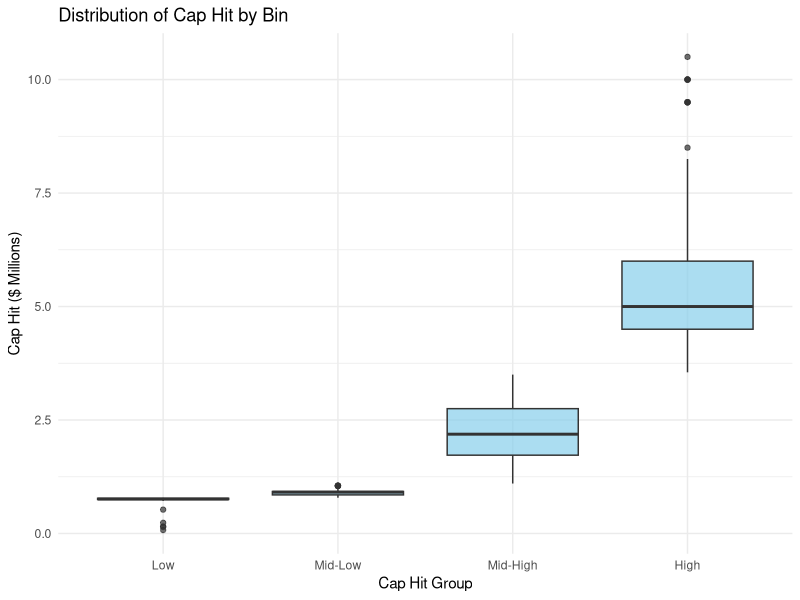
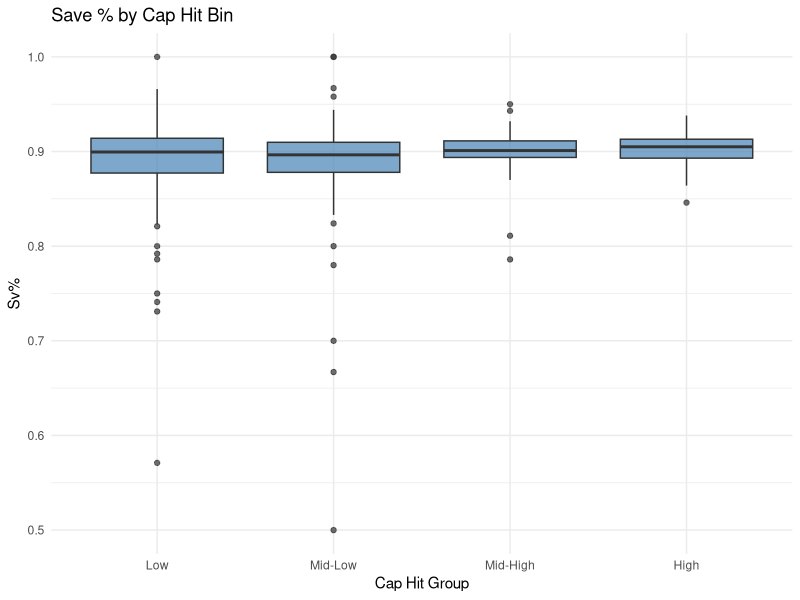
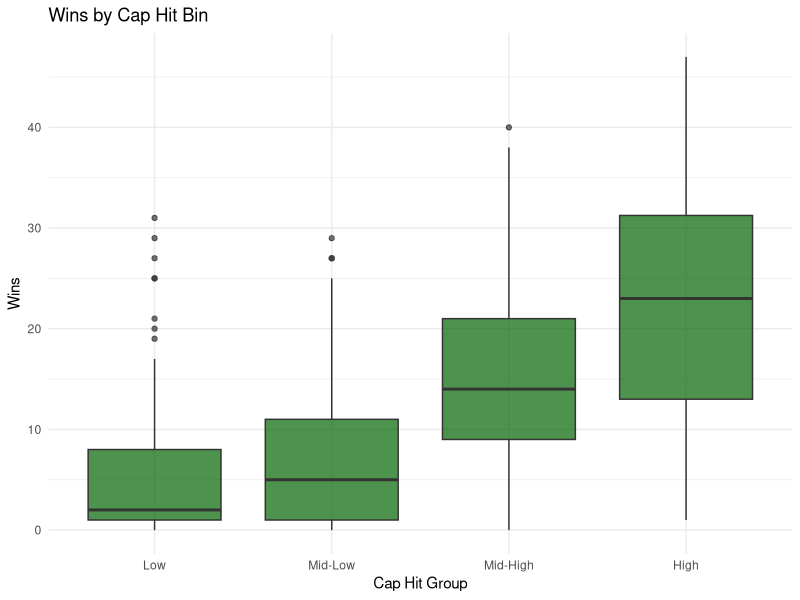
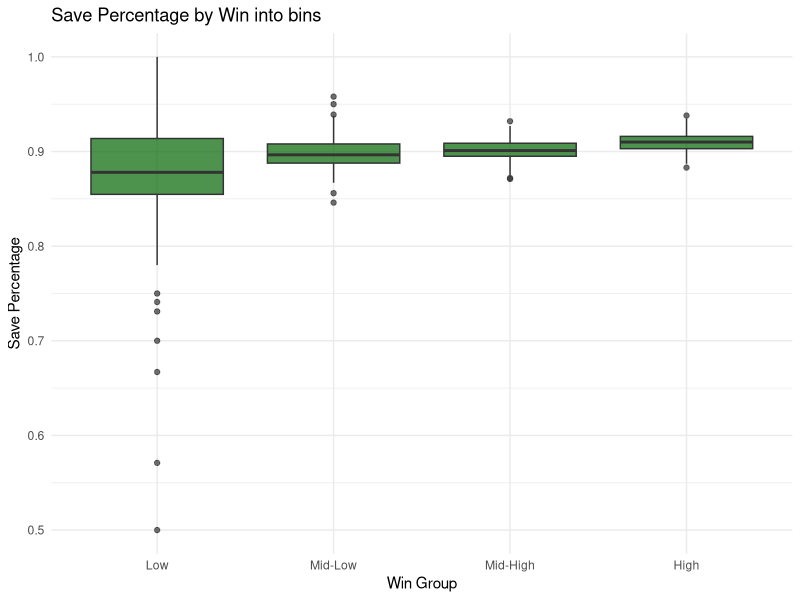
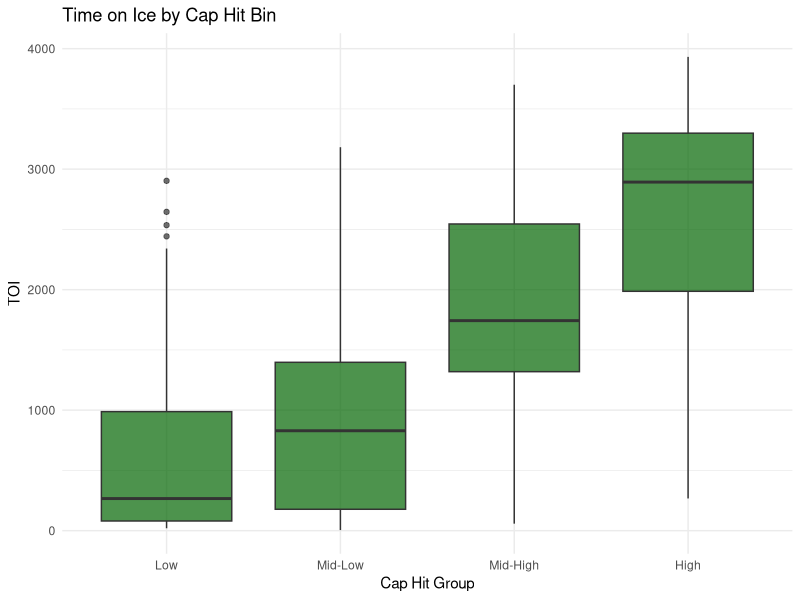
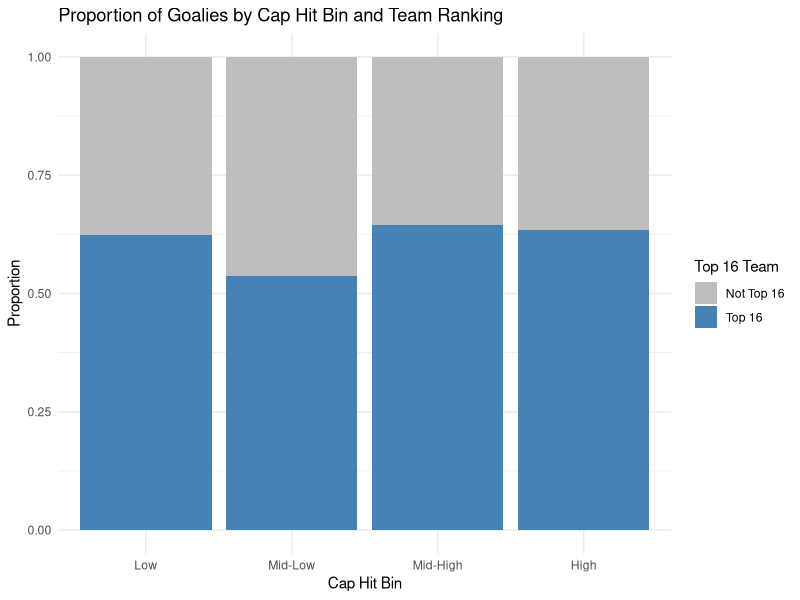
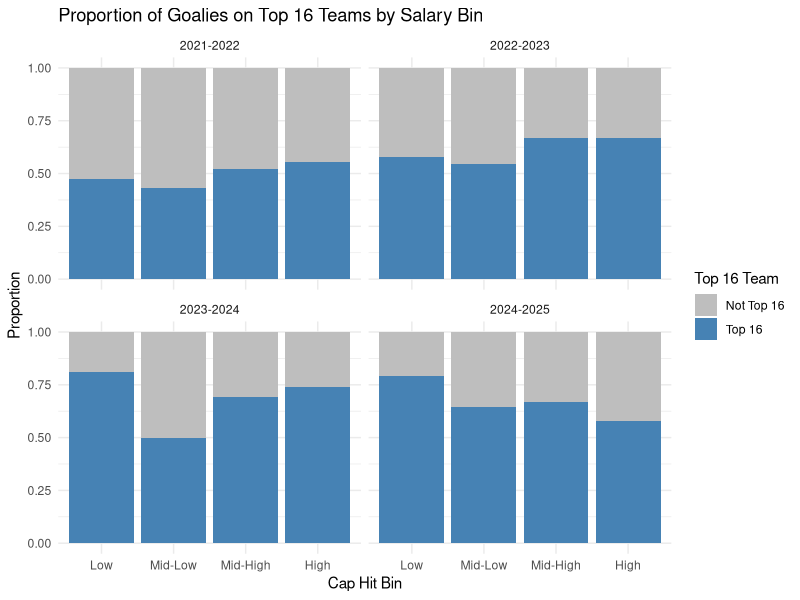
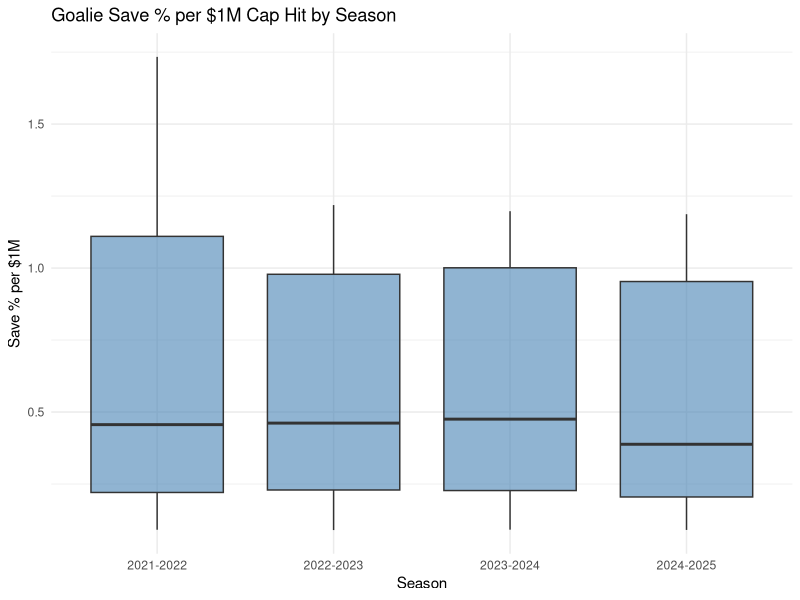

Reproduce these figures in R, in order.
## ---- chunk 1
library(tidyverse)
library(lubridate)
library(ggplot2)
library(gridExtra)
library(dplyr)
library(stringr)
library(broom)
library(purrr)
library(readr)
library(car)
library(lmtest)
library(sandwich)
library(broom)
goalies = read.csv("Complete_Combined_Goalie_Stats_2021_to_2025.csv") # Read in full data set

team_results = read.csv("Combined_Team_Results_2021_to_2025.csv") # Read in team results data set

goalies <- goalies %>%

  mutate(Cap_Hit = as.numeric(gsub("[^0-9]", "", `CapHit`)) / 1e6) #Remove non-numeric characters&convert Cap Hit (millions)

goalies <- goalies %>%

  mutate(Sv_percent = as.numeric(gsub("[^0-9\\.]", "", `Svpercent`))) # Convert Sv% column to numeric

goalies <- goalies %>%

  mutate(TOI_minutes = sapply(strsplit(TOI, ":"), function(x) as.numeric(x[1]) + as.numeric(x[2]) / 60)) # Convert TOI from HH:MM format to total minutes

goalies <- goalies %>%

  filter(!is.na(Cap_Hit), Cap_Hit > 0,

         #!is.na(TOI_minutes), TOI_minutes > 0

         !Player_Name %in% c("Thomas Hodges", "Matt Berlin", "Jett Alexander")) # Filter out goalies with 0 or NA Cap_Hit or TOI_minutes and the three EBUG


goalies <- goalies %>%

  mutate(SA = as.integer(gsub(",", "", SA)))  # Remove commas and convert to integer

goalies <- goalies %>%

  mutate(SA = as.integer(SA))

goalies <- goalies %>%

  mutate(Svs = as.integer(gsub(",", "", Svs)))  # Remove commas and convert to integer

goalies <- goalies %>%

  mutate(Svs = as.integer(Svs))

## ---- chunk 2

quantiles <- quantile(goalies$Cap_Hit, probs = seq(0, 1, 0.25), na.rm = TRUE)

cap_hit_quartiles <- quantile(goalies$Cap_Hit, probs = seq(0, 1, 0.25), na.rm = TRUE)

q0  <- cap_hit_quartiles[1]  # Minimum

q1  <- cap_hit_quartiles[2]  # 25th percentile

q2  <- cap_hit_quartiles[3]  # Median

q3  <- cap_hit_quartiles[4]  # 75th percentile

q4  <- cap_hit_quartiles[5]  # Maximum


## ---- chunk 3

goalies <- goalies %>%

  mutate(Cap_Hit_Bin = cut(Cap_Hit, 

                           breaks = quantile(Cap_Hit, probs = seq(0, 1, 0.25), na.rm = TRUE),

                           include.lowest = TRUE,

                           labels = c("Low", "Mid-Low", "Mid-High", "High")))

goalies <- goalies %>%

  mutate(Wins_Bin = cut(Wins,

                        breaks = quantile(Wins, probs = seq(0, 1, 0.25), na.rm = TRUE),

                        include.lowest = TRUE,

                        labels = c("Low", "Mid-Low", "Mid-High", "High")))

plot1 <- ggplot(goalies, aes(x = Cap_Hit_Bin, y = Cap_Hit)) +

  geom_boxplot(fill = "skyblue", alpha = 0.7) +

  labs(

    title = "Distribution of Cap Hit by Bin",

    x = "Cap Hit Group",

    y = "Cap Hit ($ Millions)"

  ) +

  theme_minimal()

plot2 <- ggplot(goalies, aes(x = Cap_Hit_Bin, y = Sv_percent)) +

  geom_boxplot(fill = "steelblue", alpha = 0.7) +

  labs(title = "Save % by Cap Hit Bin", x = "Cap Hit Group", y = "Sv%") +

  theme_minimal()

plot3 <- ggplot(goalies, aes(x = Cap_Hit_Bin, y = Wins)) +

  geom_boxplot(fill = "darkgreen", alpha = 0.7) +

  labs(title = "Wins by Cap Hit Bin", x = "Cap Hit Group", y = "Wins") +

  theme_minimal()

plot4 <- ggplot(goalies, aes(x = Wins_Bin, y = Svpercent)) +

  geom_boxplot(fill = "darkgreen", alpha = 0.7) +

  labs(

    title = "Save Percentage by Win into bins", x = "Win Group", y = "Save Percentage") +

  theme_minimal()

plot5 <- ggplot(goalies, aes(x = Cap_Hit_Bin, y = TOI_minutes)) +

  geom_boxplot(fill = "darkgreen", alpha = 0.7) +

  labs(title = "Time on Ice by Cap Hit Bin", x = "Cap Hit Group", y = "TOI") +

  theme_minimal()

plot1

#grid.arrange(plot1, plot2, plot3, ncol = 1, nrow = 3) # Plots
## ---- chunk 4

plot2
## ---- chunk 5

plot3
## ---- chunk 6

wins_quartiles <- quantile(goalies$Wins, probs = seq(0, 1, 0.25), na.rm = TRUE)

# Assign each quantile to a variable

q0_wins <- wins_quartiles[1]  # Minimum

q1_wins <- wins_quartiles[2]  # 25th percentile (Q1)

q2_wins <- wins_quartiles[3]  # Median (Q2)

q3_wins <- wins_quartiles[4]  # 75th percentile (Q3)

q4_wins <- wins_quartiles[5]  # Maximum

plot4
## ---- chunk 7

plot5
## ---- chunk 8

goalies_combined <- goalies %>%

  left_join(team_results, by = c("Team", "Season"))

cap_breaks <- quantile(goalies_combined$Cap_Hit, probs = seq(0, 1, 0.25), na.rm = TRUE)

goalies_combined <- goalies_combined %>%

  mutate(Cap_Hit_Bin = cut(Cap_Hit, 

                           breaks = cap_breaks,

                           include.lowest = TRUE,

                           labels = c("Low", "Mid-Low", "Mid-High", "High")))


team_goalie_caps <- goalies_combined %>%

  group_by(Team, Season) %>%

  summarise(

    Total_Goalie_Cap = sum(Cap_Hit, na.rm = TRUE),

    Avg_Goalie_Cap = mean(Cap_Hit, na.rm = TRUE),

    .groups = "drop"

  )

team_wins <- goalies_combined %>%

  dplyr::select(Team, Season, Wins = P.y) %>%

  distinct()

team_model_data <- team_goalie_caps %>%

  left_join(team_wins, by = c("Team", "Season"))

cup_winners <- tibble::tibble(

  Season = c("2021-2022", "2022-2023", "2023-2024", "2024-2025"),

  Team = c("COL", "VGK", "FLA", "FLA")

)

team_model_data <- team_model_data %>%

  left_join(cup_winners %>% mutate(Cup_Winner = TRUE), by = c("Team", "Season")) %>%

  mutate(

    Cup_Winner = ifelse(is.na(Cup_Winner), FALSE, Cup_Winner),

    Label = ifelse(Cup_Winner, paste0(Team, " (", substr(Season, 6, 9), ")"), NA)

  )

goalies_combined <- goalies_combined %>%

  group_by(Season) %>%

  mutate(Rank = dense_rank(desc(P.y))) %>%

  ungroup()

goalies_combined <- goalies_combined %>%

  mutate(Top16 = ifelse(Rank <= 16, 1, 0))  # 1 = Top 16 team

summary_table <- goalies_combined %>%

  group_by(Season, Cap_Hit_Bin, Top16) %>%

  summarise(

    Num_Goalies = n(),

    Avg_SvPct = mean(Sv_percent, na.rm = TRUE),

    Avg_Wins = mean(Wins, na.rm = TRUE),

    .groups = "drop"

  ) %>%

  arrange(Season, Cap_Hit_Bin, desc(Top16))

team_model_data <- team_model_data %>%

  left_join(

    goalies_combined %>% select(Team, Season, Top16) %>% distinct(),

    by = c("Team", "Season")

  )

goalies_combined %>%

  group_by(Cap_Hit_Bin, Top16) %>%

  summarise(n = n(), .groups = "drop") %>%

  mutate(percent = n / sum(n)) %>%

  ggplot(aes(x = Cap_Hit_Bin, y = percent, fill = as.factor(Top16))) +

  geom_bar(stat = "identity", position = "fill") +

  scale_fill_manual(values = c("gray", "steelblue"), labels = c("Not Top 16", "Top 16")) +

  labs(title = "Proportion of Goalies by Cap Hit Bin and Team Ranking",

       x = "Cap Hit Bin", y = "Proportion", fill = "Top 16 Team") +

  theme_minimal()
## ---- chunk 9

goalies_combined %>%

  group_by(Season, Cap_Hit_Bin, Top16) %>%

  summarise(n = n(), .groups = "drop") %>%

  group_by(Season, Cap_Hit_Bin) %>%

  mutate(percent = n / sum(n)) %>%

  ggplot(aes(x = Cap_Hit_Bin, y = percent, fill = as.factor(Top16))) +

  geom_bar(stat = "identity", position = "fill") +

  facet_wrap(~Season) +

  scale_fill_manual(values = c("gray", "steelblue"), labels = c("Not Top 16", "Top 16")) +

  labs(

    title = "Proportion of Goalies on Top 16 Teams by Salary Bin",

    x = "Cap Hit Bin", y = "Proportion", fill = "Top 16 Team"

  ) +

  theme_minimal()
## ---- chunk 10

goalies <- goalies %>%

  mutate(

    SvPct_per_M = Sv_percent / Cap_Hit,

    Wins_per_M = Wins / Cap_Hit,

    SO_per_M = SO / Cap_Hit

  )

goalies_roi <- goalies %>%

  filter(TOI_minutes > 300, Cap_Hit > 0.5)


ggplot(goalies_roi, aes(x = Season, y = SvPct_per_M)) +

  geom_boxplot(fill = "steelblue", alpha = 0.6) +

  labs(

    title = "Goalie Save % per $1M Cap Hit by Season",

    x = "Season",

    y = "Save % per $1M"

  ) +

  theme_minimal()
## ---- chunk 11

ggplot(goalies, aes(x = Sv_percent)) +

  geom_histogram(aes(y = ..density..), bins = 30, fill = "steelblue", alpha = 0.6) +

  geom_density(color = "darkred", linewidth = 1) +

  labs(

    title = "Distribution of Save Percentage",

    x = "Sv%",

    y = "Density"

  ) +

  theme_minimal()
## ---- chunk 12

ggplot(goalies, aes(x = Wins)) +

  geom_histogram(aes(y = ..density..), bins = 30, fill = "steelblue", alpha = 0.6) +

  geom_density(color = "darkred", linewidth = 1) +

  labs(

    title = "Distribution of Wins",

    x = "Wins",

    y = "Density"

  ) +

  theme_minimal()
## ---- chunk 13

ggplot(goalies, aes(x = TOI_minutes)) +

  geom_histogram(aes(y = ..density..), bins = 30, fill = "steelblue", alpha = 0.6) +

  geom_density(color = "darkred", linewidth = 1) +

  labs(

    title = "Distribution of Time on Ice",

    x = "TOI",

    y = "Density"

  ) +

  theme_minimal()
## ---- chunk 14

goalies <- goalies %>%

  mutate(

    Wins_per_M = Wins/Cap_Hit,

    SvPct_per_M = Sv_percent/Cap_Hit,

    SO_per_M = SO/Cap_Hit

  )

plot6 = ggplot(goalies, aes(x = Sv_percent, y = Wins_per_M)) +

  geom_point(aes(size = TOI_minutes, color = Cap_Hit)) +

  scale_color_viridis_c() +

  labs(title = "Wins per $1M vs. Save %", x = "Save %", y = "Wins per $1M Cap Hit") +

  theme_minimal()

plot7 = ggplot(goalies, aes(x = Sv_percent, y = Cap_Hit)) +

  geom_point(aes(size = TOI_minutes), alpha = 0.6) +

  geom_smooth(method = "lm", se = FALSE, color = "blue") +

  labs(

    title = "Cap Hit vs. Save %",

    x = "Save %",

    y = "Cap Hit ($M)",

    size = "TOI"  # Change legend title for point size

  ) +

  theme_minimal()

plot6

#grid.arrange(plot3, plot4, ncol = 1, nrow = 2) # Plots
## ---- chunk 15

plot7
## ---- chunk 16

model_sv <- lm(Sv_percent ~ Cap_Hit, data = goalies)

summary(model_sv)
## ---- chunk 17

ggplot(goalies, aes(x = Cap_Hit, y = Sv_percent)) +

  geom_point(alpha = 0.6, color = "steelblue", size = 3) +

  geom_smooth(method = "lm", se = TRUE, color = "darkred", linewidth = 1.2) +

  labs(

    title = "Regression: Cap Hit vs. Save Percentage",

    x = "Cap Hit ($ Millions)",

    y = "Sv%"

  ) +

  theme_minimal()
## ---- chunk 18

Wins_model <- lm(Wins ~ Cap_Hit, data = goalies)

summary(model_sv)
## ---- chunk 19

ggplot(goalies, aes(x = Cap_Hit, y = Wins)) +

  geom_point(alpha = 0.6, color = "steelblue", size = 3) +

  geom_smooth(method = "lm", se = TRUE, color = "darkred", linewidth = 1.2) +

  labs(

    title = "Regression: Cap Hit vs. Wins",

    x = "Cap Hit ($ Millions)",

    y = "Wins"

  ) +

  theme_minimal()

r2_caphit <- summary(Wins_model)$r.squared
## ---- chunk 20

toi_model <- lm(TOI_minutes ~ Cap_Hit, data = goalies)

summary(toi_model)


## ---- chunk 21

ggplot(goalies, aes(x = Cap_Hit, y = TOI_minutes)) +

  geom_point(alpha = 0.6, color = "steelblue", size = 3) +

  geom_smooth(method = "lm", se = TRUE, color = "darkred", linewidth = 1.2) +

  labs(

    title = "Regression: Cap Hit vs. TOI",

    x = "Cap Hit ($ Millions)",

    y = "TOI"

  ) +

  theme_minimal()

r3_caphit <- summary(toi_model)$r.squared


## ---- chunk 22

ggplot(team_model_data, aes(x = Total_Goalie_Cap, y = Wins, color = Cup_Winner)) +

  geom_point(size = 3) +

  geom_smooth(method = "lm", se = TRUE, color = "gray") +

  geom_text(

    data = filter(team_model_data, Cup_Winner == TRUE),

    aes(label = Label),

    vjust = -1, fontface = "bold", size = 4, color = "black"

  ) +

  scale_color_manual(values = c("FALSE" = "darkblue", "TRUE" = "gold"),

                     labels = c("No", "Yes"),

                     name = "Stanley Cup Winner") +

  labs(

    title = "Team Wins vs. Total Goalie Cap Hit",

    x = "Total Goalie Cap Hit (in Millions)",

    y = "Team Wins"

  ) +

  theme_minimal()
## ---- chunk 23

ggplot(team_model_data, aes(x = Total_Goalie_Cap, y = Wins, color = as.factor(Top16))) +

  geom_point(size = 3) +

  geom_smooth(method = "lm", se = TRUE, color = "gray") +

  geom_text(

    data = filter(team_model_data, Top16 == 1),

    aes(label = Label),

    vjust = -1, fontface = "bold", size = 3.5, color = "black"

  ) +

  scale_color_manual(

    values = c("0" = "darkblue", "1" = "orange"),

    labels = c("No", "Yes"),

    name = "Top 16 Team"

  ) +

  facet_wrap(~ Season) +

  labs(

    title = "Team Wins vs. Total Goalie Cap Hit by Season",

    x = "Total Goalie Cap Hit (in Millions)",

    y = "Team Wins"

  ) +

  theme_minimal()
## ---- chunk 24

team_model_data <- team_model_data %>%

  group_by(Season) %>%

  mutate(Rank = dense_rank(desc(Wins))) %>%

  ungroup()

goalie_perf_summary <- goalies_combined %>%

  group_by(Team, Season) %>%

  summarise(

    Avg_SvPct = mean(Sv_percent, na.rm = TRUE),

    Total_Goalie_Cap = sum(Cap_Hit, na.rm = TRUE),

    .groups = "drop"

  )

team_model_data <- team_model_data %>%

  left_join(goalie_perf_summary, by = c("Team", "Season"))

# Step 1: Load your data

df <- team_model_data

# Step 2: Identify duplicate base column names

x_cols <- names(df)[str_ends(names(df), "\\.x")]

y_cols <- names(df)[str_ends(names(df), "\\.y")]

# Get base names that have both .x and .y

base_names <- intersect(str_remove(x_cols, "\\.x"), str_remove(y_cols, "\\.y"))

# Step 3: Drop .y columns

df_clean <- df %>%

  dplyr::select(-all_of(paste0(base_names, ".y")))

# Step 4: Rename .x columns to base names

names(df_clean) <- str_replace(names(df_clean), "\\.x$", "")

team_model_data <- df_clean
## ---- chunk 25

# Define the salary cap by season

cap_by_season <- c(

  "2021-2022" = 81.5,

  "2022-2023" = 82.5,

  "2023-2024" = 83.5,

  "2024-2025" = 88.0

)

# Add Cap_Percent column: Cap_Hit / season cap

goalies <- goalies %>%

  mutate(

    Cap_Percent = Cap_Hit / cap_by_season[Season]

  )
## ---- chunk 26

model_caphit <- lm(Cap_Percent ~ Sv_percent + Wins + TOI_minutes, data = goalies)

summary(model_caphit)

coef_values <- coef(model_caphit)

intercept      <- coef_values["(Intercept)"]

beta_sv        <- coef_values["Sv_percent"]

beta_wins      <- coef_values["Wins"]

beta_toi       <- coef_values["TOI_minutes"]

b_sv_dollars <- beta_sv * 83875000

b_wins_dollars <- beta_wins * 83875000

b_toi_dollars <- beta_toi * 83875000

r2 <- summary(model_caphit)$r.squared
## ---- chunk 27

goalies$Predicted_Cap_Hit <- predict(model_caphit)

ggplot(goalies, aes(x = Predicted_Cap_Hit, y = Cap_Percent)) +

  geom_point(alpha = 0.6, color = "steelblue") +

  geom_abline(slope = 1, intercept = 0, color = "red", linetype = "solid") +

  labs(

    title = "Actual vs. Predicted Cap Hit Percentage",

    x = "Predicted Cap Hit %",

    y = "Actual Cap Hit %"

  ) +

  theme_minimal()
## ---- chunk 28

ggplot(goalies, aes(x = Sv_percent, y = Predicted_Cap_Hit)) +

  geom_point(alpha = 0.7, color = "darkgreen", size = 3) + 

  labs(

    title = "Actual Sv% vs. Predicted Cap Hit %",

    x = "Actual Sv%",

    y = "Predicted Cap %"

  ) +

  theme_minimal()
## ---- chunk 29

# Plot: Predicted vs. Actual Wins

ggplot(goalies, aes(x = Wins, y = Predicted_Cap_Hit)) +

  geom_point(alpha = 0.7, color = "darkgreen", size = 3) + 

  labs(

    title = "Actual Wins vs. Predicted Cap Hit %",

    x = "Actual Wins",

    y = "Predicted Cap %"

  ) +

  theme_minimal()
## ---- chunk 30

ggplot(goalies, aes(x = TOI_minutes, y = Predicted_Cap_Hit)) +

  geom_point(alpha = 0.7, color = "darkgreen", size = 3) + 

  labs(

    title = "Actual TOI vs. Predicted Cap Hit %",

    x = "Actual TOI",

    y = "Predicted Cap %"

  ) +

  theme_minimal()
## ---- chunk 31

vif_values <- vif(model_caphit)

vif_wins <- round(vif_values["Wins"],5)

vif_sv_percent <- round(vif_values["Sv_percent"],5)

vif_toi_minutes <- round(vif_values["TOI_minutes"],5)

bp_test <- bptest(model_caphit)

bp_pval <- round(bp_test$p.value,5)

dw_result <- dwtest(model_caphit)

dw_stat <- round(dw_result$statistic,5)
## ---- chunk 32

par(mfrow = c(2, 2))

plot(model_caphit)
## ---- chunk 33

coeftest(model_caphit, 

         vcov = vcovHC(model_caphit, type = "HC1"))

robust_coefs <- coeftest(model_caphit, vcov = vcovHC(model_caphit, type = "HC1"))

# Extract p-values

p_sv <- round(robust_coefs["Sv_percent", "Pr(>|t|)"], 5)

p_wins <- round(robust_coefs["Wins", "Pr(>|t|)"], 5)

p_toi <- round(robust_coefs["TOI_minutes", "Pr(>|t|)"], 5)

p_intercept <- round(robust_coefs["(Intercept)", "Pr(>|t|)"], 5)
## ---- chunk 34

model_full <- lm(Cap_Percent ~ Sv_percent + Wins + TOI_minutes, data = goalies)

model_step <- step(model_full, direction = "both")

summary(model_step)
## ---- chunk 35

step_trace <- step(model_full, direction = "both", trace = FALSE)

step_summary <- step_trace$anova

# Add step numbers

step_summary$Step <- seq_len(nrow(step_summary))

# Plot the AIC path

ggplot(step_summary, aes(x = Step, y = AIC)) +

  geom_line(color = "steelblue", size = 1.2) +

  geom_point(size = 3, color = "darkblue") +

  labs(

    title = "AIC Across Stepwise Selection Steps",

    x = "Step Number",

    y = "Akaike Information Criterion (AIC)"

  ) +

  theme_minimal()
